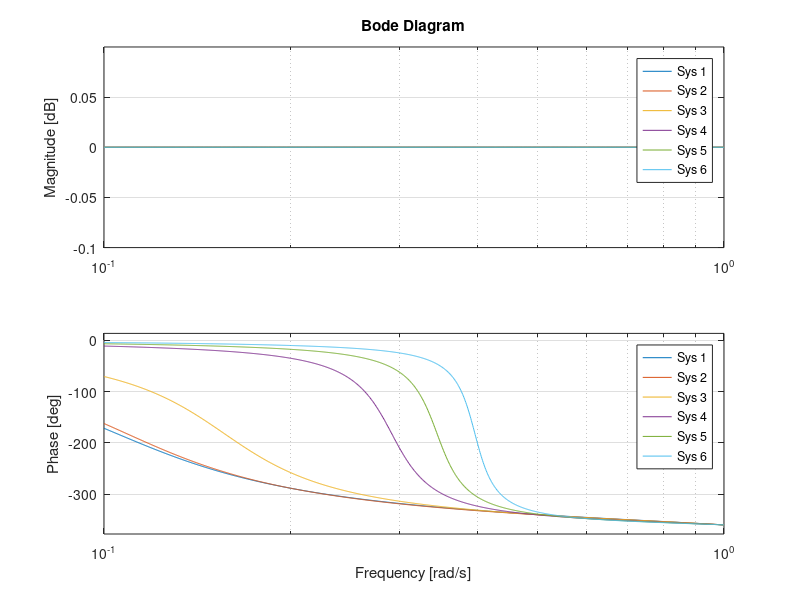
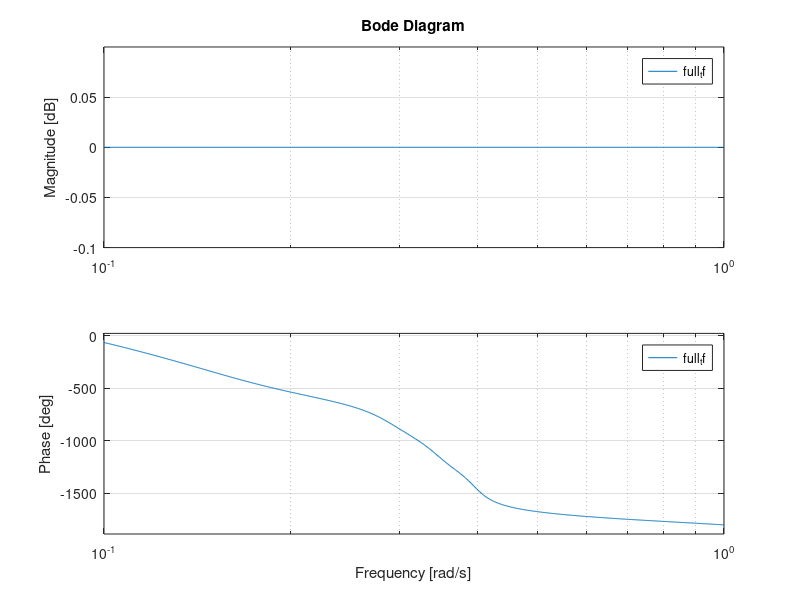
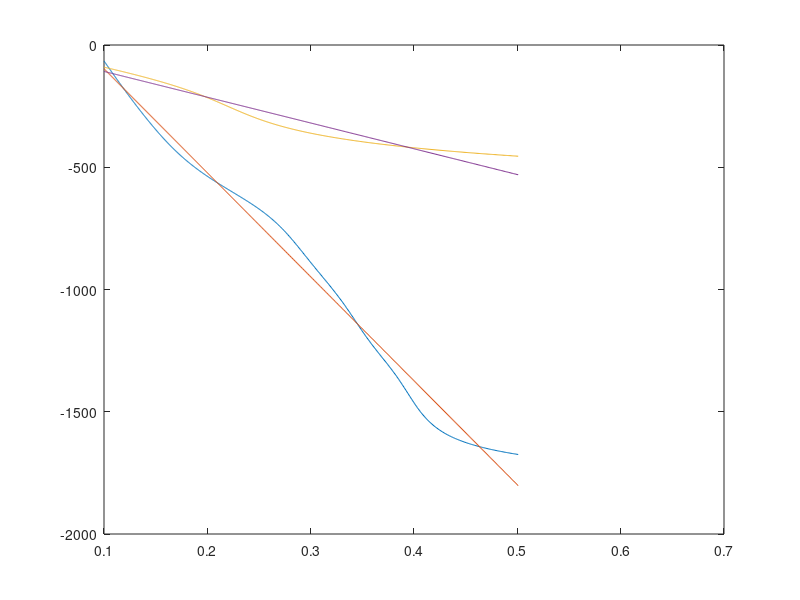
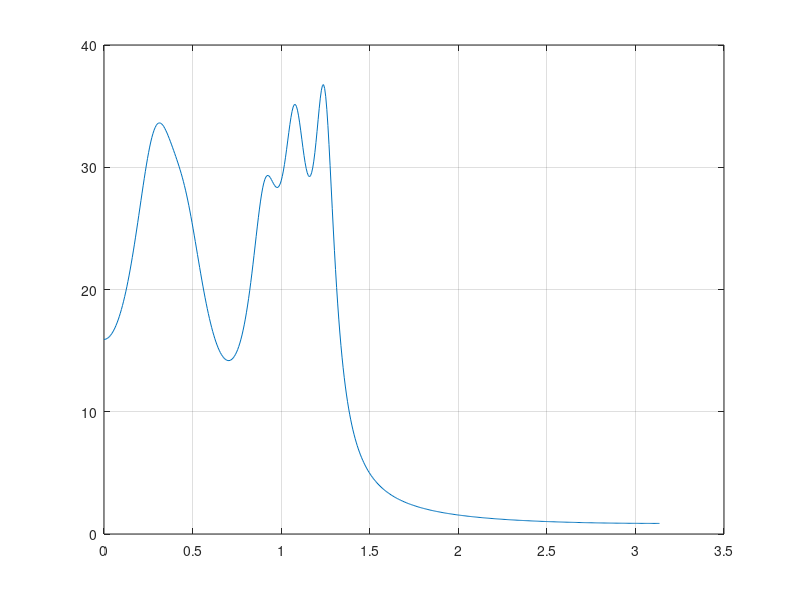

The MATLAB script that drew these images, in order:
clear all
close all
pkg('load', 'optim');
pkg('load', 'control');
pkg('load', 'signal');

function h_z = r_th_to_tf(r, theta)
    a1 = 2*r/theta;
    b1 = 1/(theta*theta);
    num = [b1   -a1    1];
    den = [b1    a1    1];
    h_z = tf(num, den);
endfunction

function h_z = r_th_to_tf_d(r, theta)
    %s = tf('s')
    %z = c2d(1/s, pi)
    r
    theta
    z = 1/tf('z', pi);
    a = r*exp(1i * theta)
    ac = conj(a);
    b = real(a*ac)
    d = min(real(a + ac), 1.62) % ????? 1.62 > pi/2 but should be stable up to 1.999 for small imaginary part 
    %b = real(a)^2 + imag(a)^2 
    %d = 2*real(a)
    h_z = (b - d*z + z*z)/(1 - d*z + b*z*z);
endfunction

function h_z = r_th_to_tf_d2(r, theta)
    z = 1/tf('z', pi);
    c = -r;
    d = theta;

    h_z = (-c + d*(1-c)*z + z*z)/(1 + d*(1-c)*z - c*z*z);
endfunction


[num,den] = cheby2(6,80,0.5)
tf_pre = tf(num, den, pi)

opt = [
8.428744405373375e-01
8.897940216355185e-02
8.472149612570028e-01
2.714757678578220e-01
8.550548822826953e-01
4.649625348131670e-01
8.997544094546336e-01
9.084872915841748e-01
9.158553304070369e-01
1.078717065385790e+00
9.307309968182335e-01
1.243548666871110e+00
]';
rs = [];
thetas = [];
for i = 1:numel(opt)
    if (rem (i, 2) == 1) 
        rs(end+1) = opt(i);
    else 
        thetas(end+1) = opt(i);
    endif
endfor

rs
thetas

figure 1
full_tf = 1;
tf_aps = {};
for i = 1:numel(rs)
    tf_ap = r_th_to_tf_d(rs(i), thetas(i));
    tf_aps{end+1} = tf_ap;
    full_tf *= tf_ap;
endfor
%full_tf *= tf_pre;
bode(tf_aps{:})

figure 2
bode(full_tf)
[mag, pha, w] = bode(full_tf);
[mag_pre, pha_pre, w_pre] = bode(tf_pre, w);

endfreq = 0.5
for i = 1:numel(w)
    if (w(i) > endfreq)
        len = i;
        break
    endif
endfor

w_cut = w(1:len);
pha_cut = pha(1:len);
p = polyfit(w_cut, pha_cut, 1);
lin = p(2) + w_cut * p(1);

pha_pre_cut = pha_pre(1:len);
p_pre = polyfit(w_cut, pha_pre_cut, 1);
lin_pre = p_pre(2) + w_cut * p_pre(1);

figure 3
plot(w_cut, pha_cut, w_cut, lin, w_cut, pha_pre_cut, w_cut, lin_pre)

figure 4
[num_full, den_full] = tfdata(full_tf, 'v');
grpdelay(num_full, den_full)
figure 5
%[num, den] = tfdata(tf_pre * full_tf, 'v');
grpdelay(num, den)
